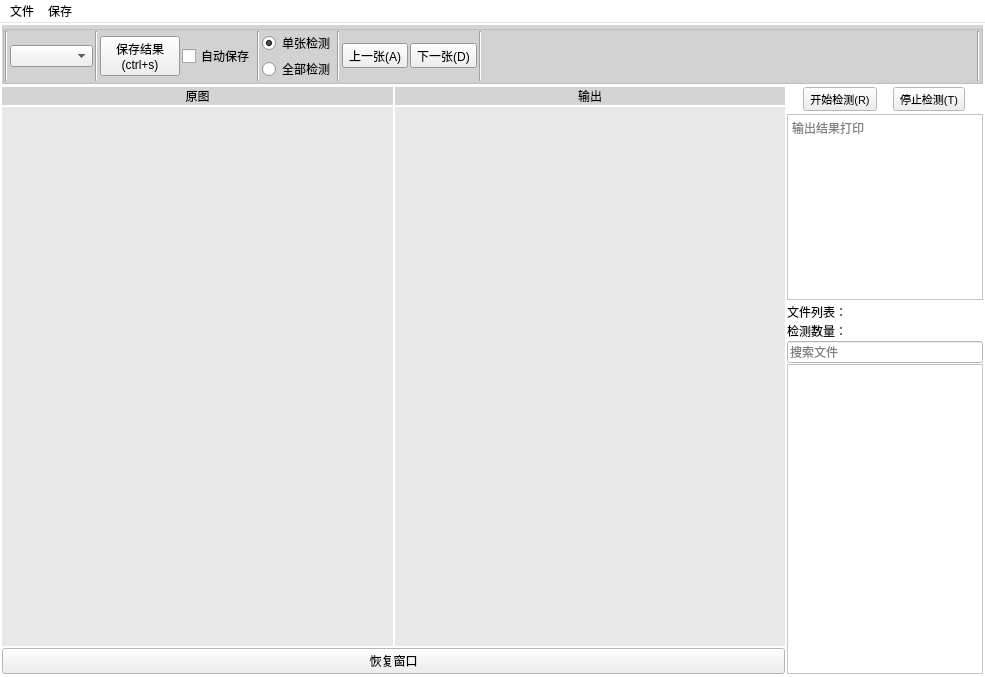
<?xml version="1.0" encoding="UTF-8"?>
<ui version="4.0">
 <class>MainWindow</class>
 <widget class="QMainWindow" name="MainWindow">
  <property name="enabled">
   <bool>true</bool>
  </property>
  <property name="geometry">
   <rect>
    <x>0</x>
    <y>0</y>
    <width>985</width>
    <height>677</height>
   </rect>
  </property>
  <property name="palette">
   <palette>
    <active>
     <colorrole role="Base">
      <brush brushstyle="SolidPattern">
       <color alpha="255">
        <red>255</red>
        <green>255</green>
        <blue>255</blue>
       </color>
      </brush>
     </colorrole>
     <colorrole role="Window">
      <brush brushstyle="SolidPattern">
       <color alpha="255">
        <red>255</red>
        <green>255</green>
        <blue>255</blue>
       </color>
      </brush>
     </colorrole>
    </active>
    <inactive>
     <colorrole role="Base">
      <brush brushstyle="SolidPattern">
       <color alpha="255">
        <red>255</red>
        <green>255</green>
        <blue>255</blue>
       </color>
      </brush>
     </colorrole>
     <colorrole role="Window">
      <brush brushstyle="SolidPattern">
       <color alpha="255">
        <red>255</red>
        <green>255</green>
        <blue>255</blue>
       </color>
      </brush>
     </colorrole>
    </inactive>
    <disabled>
     <colorrole role="Base">
      <brush brushstyle="SolidPattern">
       <color alpha="255">
        <red>255</red>
        <green>255</green>
        <blue>255</blue>
       </color>
      </brush>
     </colorrole>
     <colorrole role="Window">
      <brush brushstyle="SolidPattern">
       <color alpha="255">
        <red>255</red>
        <green>255</green>
        <blue>255</blue>
       </color>
      </brush>
     </colorrole>
    </disabled>
   </palette>
  </property>
  <property name="tabletTracking">
   <bool>false</bool>
  </property>
  <property name="contextMenuPolicy">
   <enum>Qt::ActionsContextMenu</enum>
  </property>
  <property name="windowTitle">
   <string>MainWindow</string>
  </property>
  <property name="windowIcon">
   <iconset>
    <normaloff>C:/Users/ZHONGBO/.designer/backup/my_ico/Mario.ico</normaloff>C:/Users/ZHONGBO/.designer/backup/my_ico/Mario.ico</iconset>
  </property>
  <property name="autoFillBackground">
   <bool>true</bool>
  </property>
  <property name="toolButtonStyle">
   <enum>Qt::ToolButtonTextOnly</enum>
  </property>
  <widget class="QWidget" name="centralwidget">
   <layout class="QGridLayout" name="gridLayout">
    <property name="leftMargin">
     <number>2</number>
    </property>
    <property name="topMargin">
     <number>2</number>
    </property>
    <property name="rightMargin">
     <number>2</number>
    </property>
    <property name="bottomMargin">
     <number>3</number>
    </property>
    <property name="spacing">
     <number>0</number>
    </property>
    <item row="0" column="0">
     <layout class="QVBoxLayout" name="verticalLayout_8" stretch="0,10">
      <property name="spacing">
       <number>3</number>
      </property>
      <item>
       <widget class="QGroupBox" name="groupBox">
        <property name="enabled">
         <bool>true</bool>
        </property>
        <property name="palette">
         <palette>
          <active>
           <colorrole role="Base">
            <brush brushstyle="SolidPattern">
             <color alpha="255">
              <red>255</red>
              <green>255</green>
              <blue>255</blue>
             </color>
            </brush>
           </colorrole>
           <colorrole role="Window">
            <brush brushstyle="SolidPattern">
             <color alpha="255">
              <red>212</red>
              <green>212</green>
              <blue>212</blue>
             </color>
            </brush>
           </colorrole>
          </active>
          <inactive>
           <colorrole role="Base">
            <brush brushstyle="SolidPattern">
             <color alpha="255">
              <red>255</red>
              <green>255</green>
              <blue>255</blue>
             </color>
            </brush>
           </colorrole>
           <colorrole role="Window">
            <brush brushstyle="SolidPattern">
             <color alpha="255">
              <red>212</red>
              <green>212</green>
              <blue>212</blue>
             </color>
            </brush>
           </colorrole>
          </inactive>
          <disabled>
           <colorrole role="Base">
            <brush brushstyle="SolidPattern">
             <color alpha="255">
              <red>212</red>
              <green>212</green>
              <blue>212</blue>
             </color>
            </brush>
           </colorrole>
           <colorrole role="Window">
            <brush brushstyle="SolidPattern">
             <color alpha="255">
              <red>212</red>
              <green>212</green>
              <blue>212</blue>
             </color>
            </brush>
           </colorrole>
          </disabled>
         </palette>
        </property>
        <property name="autoFillBackground">
         <bool>true</bool>
        </property>
        <property name="title">
         <string notr="true"/>
        </property>
        <property name="flat">
         <bool>false</bool>
        </property>
        <property name="checkable">
         <bool>false</bool>
        </property>
        <layout class="QHBoxLayout" name="horizontalLayout_6">
         <property name="spacing">
          <number>0</number>
         </property>
         <property name="leftMargin">
          <number>0</number>
         </property>
         <property name="topMargin">
          <number>0</number>
         </property>
         <property name="rightMargin">
          <number>0</number>
         </property>
         <property name="bottomMargin">
          <number>0</number>
         </property>
         <item>
          <layout class="QHBoxLayout" name="horizontalLayout_4" stretch="0,0,1,0">
           <property name="spacing">
            <number>2</number>
           </property>
           <property name="sizeConstraint">
            <enum>QLayout::SetDefaultConstraint</enum>
           </property>
           <property name="leftMargin">
            <number>0</number>
           </property>
           <property name="rightMargin">
            <number>0</number>
           </property>
           <item>
            <layout class="QHBoxLayout" name="horizontalLayout" stretch="0,0,0,0,0,0,0,0,0,0">
             <property name="sizeConstraint">
              <enum>QLayout::SetDefaultConstraint</enum>
             </property>
             <item>
              <widget class="Line" name="line_8">
               <property name="orientation">
                <enum>Qt::Vertical</enum>
               </property>
              </widget>
             </item>
             <item>
              <widget class="QComboBox" name="comboBox">
               <property name="enabled">
                <bool>true</bool>
               </property>
               <property name="toolTip">
                <string>选择模型</string>
               </property>
               <property name="editable">
                <bool>false</bool>
               </property>
               <property name="currentIndex">
                <number>-1</number>
               </property>
               <property name="maxVisibleItems">
                <number>12</number>
               </property>
               <property name="placeholderText">
                <string>选择模型</string>
               </property>
               <item>
                <property name="text">
                 <string extracomment="模型选择">Yolov5</string>
                </property>
               </item>
               <item>
                <property name="text">
                 <string>U2net_p</string>
                </property>
               </item>
               <item>
                <property name="text">
                 <string>Open_my</string>
                </property>
               </item>
              </widget>
             </item>
             <item>
              <widget class="Line" name="line">
               <property name="orientation">
                <enum>Qt::Vertical</enum>
               </property>
              </widget>
             </item>
             <item>
              <widget class="QPushButton" name="pushButton_3">
               <property name="tabletTracking">
                <bool>false</bool>
               </property>
               <property name="layoutDirection">
                <enum>Qt::LeftToRight</enum>
               </property>
               <property name="autoFillBackground">
                <bool>false</bool>
               </property>
               <property name="text">
                <string>保存结果
(ctrl+s)</string>
               </property>
               <property name="icon">
                <iconset>
                 <normaloff>my_ico/save.png</normaloff>my_ico/save.png</iconset>
               </property>
               <property name="iconSize">
                <size>
                 <width>20</width>
                 <height>20</height>
                </size>
               </property>
               <property name="shortcut">
                <string>Ctrl+S</string>
               </property>
               <property name="autoDefault">
                <bool>false</bool>
               </property>
               <property name="default">
                <bool>false</bool>
               </property>
               <property name="flat">
                <bool>false</bool>
               </property>
              </widget>
             </item>
             <item>
              <widget class="QCheckBox" name="checkBox">
               <property name="text">
                <string>自动保存</string>
               </property>
              </widget>
             </item>
             <item>
              <widget class="Line" name="line_2">
               <property name="orientation">
                <enum>Qt::Vertical</enum>
               </property>
              </widget>
             </item>
             <item>
              <layout class="QVBoxLayout" name="verticalLayout_7">
               <item>
                <widget class="QRadioButton" name="radioButton">
                 <property name="tabletTracking">
                  <bool>false</bool>
                 </property>
                 <property name="text">
                  <string>单张检测</string>
                 </property>
                 <property name="checkable">
                  <bool>true</bool>
                 </property>
                 <property name="checked">
                  <bool>true</bool>
                 </property>
                 <property name="autoExclusive">
                  <bool>true</bool>
                 </property>
                </widget>
               </item>
               <item>
                <widget class="QRadioButton" name="radioButton_2">
                 <property name="tabletTracking">
                  <bool>false</bool>
                 </property>
                 <property name="text">
                  <string>全部检测</string>
                 </property>
                 <property name="checkable">
                  <bool>true</bool>
                 </property>
                 <property name="checked">
                  <bool>false</bool>
                 </property>
                 <property name="autoExclusive">
                  <bool>true</bool>
                 </property>
                </widget>
               </item>
              </layout>
             </item>
             <item>
              <widget class="Line" name="line_7">
               <property name="orientation">
                <enum>Qt::Vertical</enum>
               </property>
              </widget>
             </item>
             <item>
              <widget class="QToolButton" name="toolButton">
               <property name="text">
                <string>上一张(A)</string>
               </property>
               <property name="icon">
                <iconset>
                 <normaloff>my_ico/prev.png</normaloff>my_ico/prev.png</iconset>
               </property>
               <property name="iconSize">
                <size>
                 <width>20</width>
                 <height>20</height>
                </size>
               </property>
               <property name="shortcut">
                <string>A</string>
               </property>
               <property name="toolButtonStyle">
                <enum>Qt::ToolButtonTextUnderIcon</enum>
               </property>
               <property name="arrowType">
                <enum>Qt::NoArrow</enum>
               </property>
              </widget>
             </item>
             <item>
              <widget class="QToolButton" name="toolButton_2">
               <property name="layoutDirection">
                <enum>Qt::LeftToRight</enum>
               </property>
               <property name="text">
                <string>下一张(D)</string>
               </property>
               <property name="icon">
                <iconset>
                 <normaloff>my_ico/next.png</normaloff>my_ico/next.png</iconset>
               </property>
               <property name="iconSize">
                <size>
                 <width>20</width>
                 <height>20</height>
                </size>
               </property>
               <property name="shortcut">
                <string>D</string>
               </property>
               <property name="toolButtonStyle">
                <enum>Qt::ToolButtonTextUnderIcon</enum>
               </property>
               <property name="arrowType">
                <enum>Qt::NoArrow</enum>
               </property>
              </widget>
             </item>
            </layout>
           </item>
           <item>
            <widget class="Line" name="line_9">
             <property name="orientation">
              <enum>Qt::Vertical</enum>
             </property>
            </widget>
           </item>
           <item>
            <spacer name="horizontalSpacer">
             <property name="orientation">
              <enum>Qt::Horizontal</enum>
             </property>
             <property name="sizeHint" stdset="0">
              <size>
               <width>61</width>
               <height>20</height>
              </size>
             </property>
            </spacer>
           </item>
           <item>
            <widget class="Line" name="line_10">
             <property name="orientation">
              <enum>Qt::Vertical</enum>
             </property>
            </widget>
           </item>
          </layout>
         </item>
        </layout>
       </widget>
      </item>
      <item>
       <layout class="QHBoxLayout" name="horizontalLayout_5" stretch="4,1">
        <property name="spacing">
         <number>2</number>
        </property>
        <item>
         <layout class="QVBoxLayout" name="verticalLayout_6">
          <property name="spacing">
           <number>2</number>
          </property>
          <item>
           <layout class="QHBoxLayout" name="horizontalLayout_3">
            <item>
             <layout class="QVBoxLayout" name="verticalLayout_3" stretch="0,1">
              <item>
               <widget class="QLabel" name="label_7">
                <property name="enabled">
                 <bool>true</bool>
                </property>
                <property name="palette">
                 <palette>
                  <active>
                   <colorrole role="Base">
                    <brush brushstyle="SolidPattern">
                     <color alpha="255">
                      <red>255</red>
                      <green>255</green>
                      <blue>255</blue>
                     </color>
                    </brush>
                   </colorrole>
                   <colorrole role="Window">
                    <brush brushstyle="SolidPattern">
                     <color alpha="255">
                      <red>212</red>
                      <green>212</green>
                      <blue>212</blue>
                     </color>
                    </brush>
                   </colorrole>
                  </active>
                  <inactive>
                   <colorrole role="Base">
                    <brush brushstyle="SolidPattern">
                     <color alpha="255">
                      <red>255</red>
                      <green>255</green>
                      <blue>255</blue>
                     </color>
                    </brush>
                   </colorrole>
                   <colorrole role="Window">
                    <brush brushstyle="SolidPattern">
                     <color alpha="255">
                      <red>212</red>
                      <green>212</green>
                      <blue>212</blue>
                     </color>
                    </brush>
                   </colorrole>
                  </inactive>
                  <disabled>
                   <colorrole role="Base">
                    <brush brushstyle="SolidPattern">
                     <color alpha="255">
                      <red>212</red>
                      <green>212</green>
                      <blue>212</blue>
                     </color>
                    </brush>
                   </colorrole>
                   <colorrole role="Window">
                    <brush brushstyle="SolidPattern">
                     <color alpha="255">
                      <red>212</red>
                      <green>212</green>
                      <blue>212</blue>
                     </color>
                    </brush>
                   </colorrole>
                  </disabled>
                 </palette>
                </property>
                <property name="tabletTracking">
                 <bool>false</bool>
                </property>
                <property name="autoFillBackground">
                 <bool>true</bool>
                </property>
                <property name="text">
                 <string>原图</string>
                </property>
                <property name="textFormat">
                 <enum>Qt::PlainText</enum>
                </property>
                <property name="scaledContents">
                 <bool>false</bool>
                </property>
                <property name="alignment">
                 <set>Qt::AlignCenter</set>
                </property>
                <property name="wordWrap">
                 <bool>false</bool>
                </property>
                <property name="textInteractionFlags">
                 <set>Qt::LinksAccessibleByMouse</set>
                </property>
               </widget>
              </item>
              <item>
               <widget class="MyLabel" name="label">
                <property name="palette">
                 <palette>
                  <active>
                   <colorrole role="Base">
                    <brush brushstyle="SolidPattern">
                     <color alpha="255">
                      <red>255</red>
                      <green>255</green>
                      <blue>255</blue>
                     </color>
                    </brush>
                   </colorrole>
                   <colorrole role="Window">
                    <brush brushstyle="SolidPattern">
                     <color alpha="255">
                      <red>232</red>
                      <green>232</green>
                      <blue>232</blue>
                     </color>
                    </brush>
                   </colorrole>
                  </active>
                  <inactive>
                   <colorrole role="Base">
                    <brush brushstyle="SolidPattern">
                     <color alpha="255">
                      <red>255</red>
                      <green>255</green>
                      <blue>255</blue>
                     </color>
                    </brush>
                   </colorrole>
                   <colorrole role="Window">
                    <brush brushstyle="SolidPattern">
                     <color alpha="255">
                      <red>232</red>
                      <green>232</green>
                      <blue>232</blue>
                     </color>
                    </brush>
                   </colorrole>
                  </inactive>
                  <disabled>
                   <colorrole role="Base">
                    <brush brushstyle="SolidPattern">
                     <color alpha="255">
                      <red>232</red>
                      <green>232</green>
                      <blue>232</blue>
                     </color>
                    </brush>
                   </colorrole>
                   <colorrole role="Window">
                    <brush brushstyle="SolidPattern">
                     <color alpha="255">
                      <red>232</red>
                      <green>232</green>
                      <blue>232</blue>
                     </color>
                    </brush>
                   </colorrole>
                  </disabled>
                 </palette>
                </property>
                <property name="autoFillBackground">
                 <bool>true</bool>
                </property>
                <property name="text">
                 <string/>
                </property>
                <property name="scaledContents">
                 <bool>false</bool>
                </property>
                <property name="alignment">
                 <set>Qt::AlignCenter</set>
                </property>
                <property name="openExternalLinks">
                 <bool>false</bool>
                </property>
               </widget>
              </item>
             </layout>
            </item>
            <item>
             <layout class="QVBoxLayout" name="verticalLayout_2" stretch="0,1">
              <item>
               <widget class="QLabel" name="label_6">
                <property name="palette">
                 <palette>
                  <active>
                   <colorrole role="Base">
                    <brush brushstyle="SolidPattern">
                     <color alpha="255">
                      <red>255</red>
                      <green>255</green>
                      <blue>255</blue>
                     </color>
                    </brush>
                   </colorrole>
                   <colorrole role="Window">
                    <brush brushstyle="SolidPattern">
                     <color alpha="255">
                      <red>212</red>
                      <green>212</green>
                      <blue>212</blue>
                     </color>
                    </brush>
                   </colorrole>
                  </active>
                  <inactive>
                   <colorrole role="Base">
                    <brush brushstyle="SolidPattern">
                     <color alpha="255">
                      <red>255</red>
                      <green>255</green>
                      <blue>255</blue>
                     </color>
                    </brush>
                   </colorrole>
                   <colorrole role="Window">
                    <brush brushstyle="SolidPattern">
                     <color alpha="255">
                      <red>212</red>
                      <green>212</green>
                      <blue>212</blue>
                     </color>
                    </brush>
                   </colorrole>
                  </inactive>
                  <disabled>
                   <colorrole role="Base">
                    <brush brushstyle="SolidPattern">
                     <color alpha="255">
                      <red>212</red>
                      <green>212</green>
                      <blue>212</blue>
                     </color>
                    </brush>
                   </colorrole>
                   <colorrole role="Window">
                    <brush brushstyle="SolidPattern">
                     <color alpha="255">
                      <red>212</red>
                      <green>212</green>
                      <blue>212</blue>
                     </color>
                    </brush>
                   </colorrole>
                  </disabled>
                 </palette>
                </property>
                <property name="autoFillBackground">
                 <bool>true</bool>
                </property>
                <property name="text">
                 <string>输出</string>
                </property>
                <property name="textFormat">
                 <enum>Qt::PlainText</enum>
                </property>
                <property name="scaledContents">
                 <bool>false</bool>
                </property>
                <property name="alignment">
                 <set>Qt::AlignCenter</set>
                </property>
                <property name="wordWrap">
                 <bool>false</bool>
                </property>
                <property name="textInteractionFlags">
                 <set>Qt::LinksAccessibleByMouse</set>
                </property>
               </widget>
              </item>
              <item>
               <widget class="MyLabel" name="label_2">
                <property name="palette">
                 <palette>
                  <active>
                   <colorrole role="Base">
                    <brush brushstyle="SolidPattern">
                     <color alpha="255">
                      <red>255</red>
                      <green>255</green>
                      <blue>255</blue>
                     </color>
                    </brush>
                   </colorrole>
                   <colorrole role="Window">
                    <brush brushstyle="SolidPattern">
                     <color alpha="255">
                      <red>232</red>
                      <green>232</green>
                      <blue>232</blue>
                     </color>
                    </brush>
                   </colorrole>
                  </active>
                  <inactive>
                   <colorrole role="Base">
                    <brush brushstyle="SolidPattern">
                     <color alpha="255">
                      <red>255</red>
                      <green>255</green>
                      <blue>255</blue>
                     </color>
                    </brush>
                   </colorrole>
                   <colorrole role="Window">
                    <brush brushstyle="SolidPattern">
                     <color alpha="255">
                      <red>232</red>
                      <green>232</green>
                      <blue>232</blue>
                     </color>
                    </brush>
                   </colorrole>
                  </inactive>
                  <disabled>
                   <colorrole role="Base">
                    <brush brushstyle="SolidPattern">
                     <color alpha="255">
                      <red>232</red>
                      <green>232</green>
                      <blue>232</blue>
                     </color>
                    </brush>
                   </colorrole>
                   <colorrole role="Window">
                    <brush brushstyle="SolidPattern">
                     <color alpha="255">
                      <red>232</red>
                      <green>232</green>
                      <blue>232</blue>
                     </color>
                    </brush>
                   </colorrole>
                  </disabled>
                 </palette>
                </property>
                <property name="autoFillBackground">
                 <bool>true</bool>
                </property>
                <property name="text">
                 <string/>
                </property>
               </widget>
              </item>
             </layout>
            </item>
           </layout>
          </item>
          <item>
           <widget class="QPushButton" name="pushButton">
            <property name="text">
             <string>恢复窗口</string>
            </property>
           </widget>
          </item>
         </layout>
        </item>
        <item>
         <layout class="QVBoxLayout" name="verticalLayout_5" stretch="1,4,8">
          <property name="spacing">
           <number>3</number>
          </property>
          <property name="sizeConstraint">
           <enum>QLayout::SetDefaultConstraint</enum>
          </property>
          <item>
           <layout class="QHBoxLayout" name="horizontalLayout_2">
            <property name="spacing">
             <number>0</number>
            </property>
            <property name="sizeConstraint">
             <enum>QLayout::SetDefaultConstraint</enum>
            </property>
            <item>
             <widget class="QToolButton" name="toolButton_3">
              <property name="enabled">
               <bool>true</bool>
              </property>
              <property name="font">
               <font>
                <pointsize>8</pointsize>
               </font>
              </property>
              <property name="layoutDirection">
               <enum>Qt::LeftToRight</enum>
              </property>
              <property name="text">
               <string>开始检测(R)</string>
              </property>
              <property name="icon">
               <iconset>
                <normaloff>my_ico/start.png</normaloff>my_ico/start.png</iconset>
              </property>
              <property name="iconSize">
               <size>
                <width>25</width>
                <height>25</height>
               </size>
              </property>
              <property name="shortcut">
               <string>R</string>
              </property>
              <property name="checkable">
               <bool>false</bool>
              </property>
              <property name="checked">
               <bool>false</bool>
              </property>
              <property name="popupMode">
               <enum>QToolButton::DelayedPopup</enum>
              </property>
              <property name="toolButtonStyle">
               <enum>Qt::ToolButtonTextUnderIcon</enum>
              </property>
              <property name="arrowType">
               <enum>Qt::NoArrow</enum>
              </property>
             </widget>
            </item>
            <item>
             <widget class="QToolButton" name="toolButton_4">
              <property name="enabled">
               <bool>true</bool>
              </property>
              <property name="font">
               <font>
                <pointsize>8</pointsize>
               </font>
              </property>
              <property name="layoutDirection">
               <enum>Qt::LeftToRight</enum>
              </property>
              <property name="autoFillBackground">
               <bool>false</bool>
              </property>
              <property name="text">
               <string>停止检测(T)</string>
              </property>
              <property name="icon">
               <iconset>
                <normaloff>my_ico/stop.png</normaloff>my_ico/stop.png</iconset>
              </property>
              <property name="iconSize">
               <size>
                <width>25</width>
                <height>25</height>
               </size>
              </property>
              <property name="shortcut">
               <string>T</string>
              </property>
              <property name="checkable">
               <bool>false</bool>
              </property>
              <property name="checked">
               <bool>false</bool>
              </property>
              <property name="popupMode">
               <enum>QToolButton::DelayedPopup</enum>
              </property>
              <property name="toolButtonStyle">
               <enum>Qt::ToolButtonTextUnderIcon</enum>
              </property>
              <property name="autoRaise">
               <bool>false</bool>
              </property>
              <property name="arrowType">
               <enum>Qt::NoArrow</enum>
              </property>
             </widget>
            </item>
           </layout>
          </item>
          <item>
           <widget class="QTextEdit" name="textEdit">
            <property name="readOnly">
             <bool>true</bool>
            </property>
            <property name="placeholderText">
             <string>输出结果打印</string>
            </property>
           </widget>
          </item>
          <item>
           <layout class="QVBoxLayout" name="verticalLayout" stretch="0,0,0,0">
            <property name="spacing">
             <number>1</number>
            </property>
            <property name="sizeConstraint">
             <enum>QLayout::SetDefaultConstraint</enum>
            </property>
            <property name="bottomMargin">
             <number>0</number>
            </property>
            <item>
             <widget class="QLabel" name="label_3">
              <property name="sizeIncrement">
               <size>
                <width>0</width>
                <height>0</height>
               </size>
              </property>
              <property name="baseSize">
               <size>
                <width>0</width>
                <height>0</height>
               </size>
              </property>
              <property name="autoFillBackground">
               <bool>true</bool>
              </property>
              <property name="frameShape">
               <enum>QFrame::NoFrame</enum>
              </property>
              <property name="lineWidth">
               <number>1</number>
              </property>
              <property name="text">
               <string>文件列表：</string>
              </property>
              <property name="margin">
               <number>3</number>
              </property>
              <property name="indent">
               <number>0</number>
              </property>
              <property name="openExternalLinks">
               <bool>false</bool>
              </property>
             </widget>
            </item>
            <item>
             <widget class="QLabel" name="label_4">
              <property name="sizeIncrement">
               <size>
                <width>0</width>
                <height>0</height>
               </size>
              </property>
              <property name="baseSize">
               <size>
                <width>0</width>
                <height>0</height>
               </size>
              </property>
              <property name="autoFillBackground">
               <bool>true</bool>
              </property>
              <property name="frameShape">
               <enum>QFrame::NoFrame</enum>
              </property>
              <property name="text">
               <string>检测数量：</string>
              </property>
              <property name="margin">
               <number>3</number>
              </property>
              <property name="indent">
               <number>0</number>
              </property>
              <property name="openExternalLinks">
               <bool>false</bool>
              </property>
             </widget>
            </item>
            <item>
             <widget class="QLineEdit" name="lineEdit">
              <property name="placeholderText">
               <string>搜索文件</string>
              </property>
             </widget>
            </item>
            <item>
             <widget class="QListView" name="listView">
              <property name="tabletTracking">
               <bool>false</bool>
              </property>
              <property name="verticalScrollBarPolicy">
               <enum>Qt::ScrollBarAsNeeded</enum>
              </property>
              <property name="tabKeyNavigation">
               <bool>false</bool>
              </property>
              <property name="selectionBehavior">
               <enum>QAbstractItemView::SelectRows</enum>
              </property>
              <property name="layoutMode">
               <enum>QListView::Batched</enum>
              </property>
              <property name="viewMode">
               <enum>QListView::IconMode</enum>
              </property>
             </widget>
            </item>
           </layout>
          </item>
         </layout>
        </item>
       </layout>
      </item>
     </layout>
    </item>
   </layout>
  </widget>
  <widget class="QMenuBar" name="menubar">
   <property name="geometry">
    <rect>
     <x>0</x>
     <y>0</y>
     <width>985</width>
     <height>23</height>
    </rect>
   </property>
   <widget class="QMenu" name="menuOpen">
    <property name="layoutDirection">
     <enum>Qt::LeftToRight</enum>
    </property>
    <property name="autoFillBackground">
     <bool>false</bool>
    </property>
    <property name="tearOffEnabled">
     <bool>false</bool>
    </property>
    <property name="title">
     <string>文件</string>
    </property>
    <property name="separatorsCollapsible">
     <bool>false</bool>
    </property>
    <property name="toolTipsVisible">
     <bool>true</bool>
    </property>
    <addaction name="actiondaka"/>
    <addaction name="action"/>
    <addaction name="separator"/>
    <addaction name="action_2"/>
    <addaction name="action_3"/>
   </widget>
   <widget class="QMenu" name="menu">
    <property name="title">
     <string>保存</string>
    </property>
    <addaction name="action_7"/>
    <addaction name="action_8"/>
   </widget>
   <addaction name="menuOpen"/>
   <addaction name="menu"/>
  </widget>
  <action name="actiondaka">
   <property name="icon">
    <iconset>
     <normaloff>my_ico/open.png</normaloff>my_ico/open.png</iconset>
   </property>
   <property name="text">
    <string>打开文件</string>
   </property>
  </action>
  <action name="action">
   <property name="icon">
    <iconset>
     <normaloff>my_ico/open.png</normaloff>my_ico/open.png</iconset>
   </property>
   <property name="text">
    <string>打开文件夹</string>
   </property>
  </action>
  <action name="action_2">
   <property name="icon">
    <iconset>
     <normaloff>my_ico/video2.png</normaloff>my_ico/video2.png</iconset>
   </property>
   <property name="text">
    <string>打开视频</string>
   </property>
  </action>
  <action name="action_3">
   <property name="icon">
    <iconset>
     <normaloff>my_ico/camera.ico</normaloff>my_ico/camera.ico</iconset>
   </property>
   <property name="text">
    <string>打开摄像头</string>
   </property>
  </action>
  <action name="action_7">
   <property name="icon">
    <iconset>
     <normaloff>my_ico/save.png</normaloff>my_ico/save.png</iconset>
   </property>
   <property name="text">
    <string>保存</string>
   </property>
  </action>
  <action name="action_8">
   <property name="icon">
    <iconset>
     <normaloff>my_ico/save.png</normaloff>my_ico/save.png</iconset>
   </property>
   <property name="text">
    <string>另存为</string>
   </property>
  </action>
 </widget>
 <customwidgets>
  <customwidget>
   <class>MyLabel</class>
   <extends>QLabel</extends>
   <header>my_label</header>
  </customwidget>
 </customwidgets>
 <resources/>
 <connections/>
</ui>
